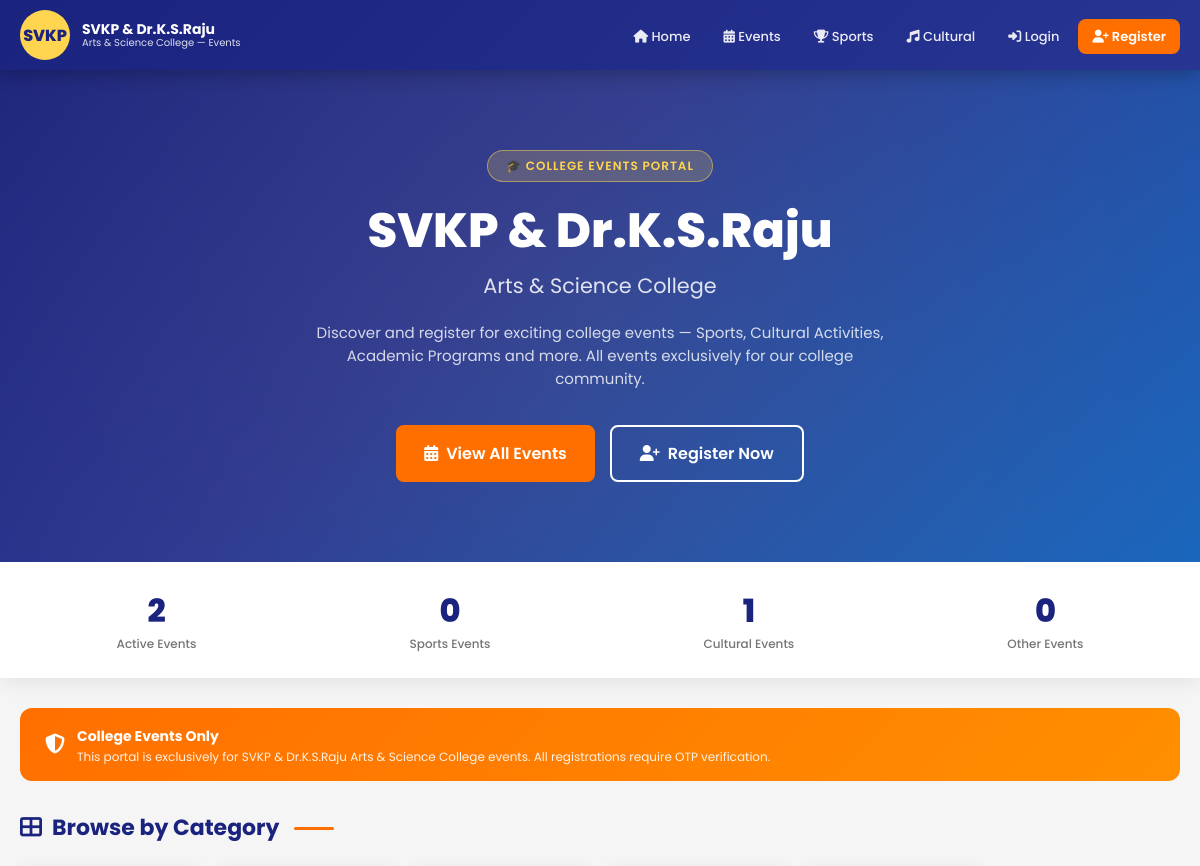
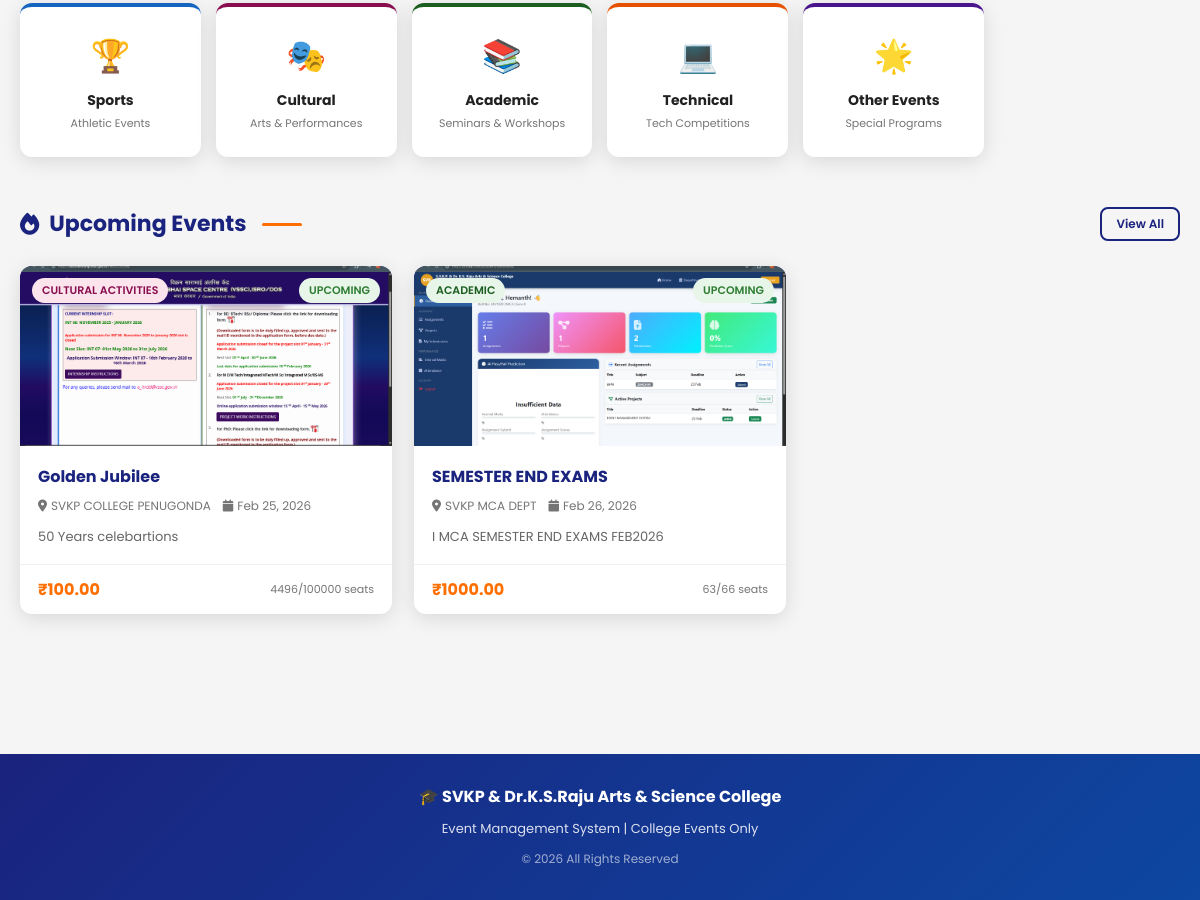
The page / on the database its author committed (2 pictures, top to bottom).
### events/models.py (models this page shows, shortened)
class Event(models.Model):
    EVENT_TYPES = (
        ('sports', 'Sports'),
        ('cultural', 'Cultural Activities'),
        ('academic', 'Academic'),
        ('technical', 'Technical'),
        ('other', 'Other Events'),
    )
    STATUS_CHOICES = (
        ('upcoming', 'Upcoming'),
        ('ongoing', 'Ongoing'),
        ('completed', 'Completed'),
        ('cancelled', 'Cancelled'),
    )
    title = models.CharField(max_length=200)
    event_type = models.CharField(max_length=20, choices=EVENT_TYPES)
    description = models.TextField()
    venue = models.CharField(max_length=200)
    start_date = models.DateTimeField()
    end_date = models.DateTimeField()
    registration_deadline = models.DateTimeField()
    total_seats = models.PositiveIntegerField()
    available_seats = models.PositiveIntegerField()
    fee = models.DecimalField(max_digits=10, decimal_places=2, default=0.00)
    image = models.ImageField(upload_to='event_images/', blank=True, null=True)
    status = models.CharField(max_length=15, choices=STATUS_CHOICES, default='upcoming')
    is_college_only = models.BooleanField(default=True, help_text='College events only')
    created_by = models.ForeignKey(
        settings.AUTH_USER_MODEL, on_delete=models.SET_NULL,
        null=True, related_name='created_events'
    )
    updated_by = models.ForeignKey(
        settings.AUTH_USER_MODEL, on_delete=models.SET_NULL,
        null=True, blank=True, related_name='updated_events'
    )
    created_at = models.DateTimeField(auto_now_add=True)
    updated_at = models.DateTimeField(auto_now=True)
    class Meta:
        db_table = 'events'
        ordering = ['-start_date']

### events/views.py (the view)
# urls.py: path('', views.HomeView.as_view(), name='home'),
class HomeView(View):
    def get(self, request):
        upcoming_events = Event.objects.filter(status='upcoming').order_by('start_date')[:6]
        sports_events = Event.objects.filter(event_type='sports', status='upcoming')[:3]
        cultural_events = Event.objects.filter(event_type='cultural', status='upcoming')[:3]
        other_events = Event.objects.filter(event_type='other', status='upcoming')[:3]
        all_events = Event.objects.filter(status__in=['upcoming', 'ongoing']).order_by('start_date')
        context = {
            'upcoming_events': upcoming_events,
            'sports_events': sports_events,
            'cultural_events': cultural_events,
            'other_events': other_events,
            'all_events': all_events,
        }
        return render(request, 'events/home.html', context)

### templates/events/home.html (shortened to what this page needs)
{% extends 'base/base.html' %}
{% load static %}
{% block content %}
<section class="hero">
    <div class="hero-content">
        <span class="hero-badge">🎓 College Events Portal</span>
        <h1>SVKP & Dr.K.S.Raju</h1>
        <h2>Arts & Science College</h2>
        <p>Discover and register for exciting college events — Sports, Cultural Activities, Academic Programs and more. All events exclusively for our college community.</p>
        <div class="hero-btns">
            <a href="{% url 'events:event_list' %}" class="btn btn-secondary btn-lg">
                <i class="fas fa-calendar-alt"></i> View All Events
            </a>
            {% if not user.is_authenticated %}
            <a href="{% url 'accounts:register_choice' %}" class="btn btn-outline btn-lg" style="border-color:white; color:white;">
                <i class="fas fa-user-plus"></i> Register Now
            </a>
            {% endif %}
        </div>
    </div>
</section>
<div class="stats-bar">
    <div class="stats-inner">
        <div class="stat-item">
            <div class="stat-number">{{ all_events.count }}</div>
            <div class="stat-label">Active Events</div>
        </div>
        <div class="stat-item">
            <div class="stat-number">{{ sports_events.count }}</div>
            <div class="stat-label">Sports Events</div>
        </div>
        <div class="stat-item">
            <div class="stat-number">{{ cultural_events.count }}</div>
            <div class="stat-label">Cultural Events</div>
        </div>
        <div class="stat-item">
            <div class="stat-number">{{ other_events.count }}</div>
            <div class="stat-label">Other Events</div>
        </div>
    </div>
</div>
<div class="main-content">
    <div class="notice-banner">
        <i class="fas fa-shield-alt"></i>
        <div>
            <strong>College Events Only</strong>
            <p>This portal is exclusively for SVKP & Dr.K.S.Raju Arts & Science College events. All registrations require OTP verification.</p>
        </div>
    </div>
    <div class="section">
        <div class="section-header">
            <h2 class="section-title"><i class="fas fa-th-large"></i> Browse by Category</h2>
        </div>
        <div class="category-grid">
            <a href="{% url 'events:event_list' %}?type=sports" class="category-card sports">
                <span class="category-icon">🏆</span>
                <div class="category-name">Sports</div>
                <div class="category-count">Athletic Events</div>
            </a>
            <a href="{% url 'events:event_list' %}?type=cultural" class="category-card cultural">
                <span class="category-icon">🎭</span>
                <div class="category-name">Cultural</div>
                <div class="category-count">Arts & Performances</div>
            </a>
            <a href="{% url 'events:event_list' %}?type=academic" class="category-card academic">
                <span class="category-icon">📚</span>
                <div class="category-name">Academic</div>
                <div class="category-count">Seminars & Workshops</div>
            </a>
            <a href="{% url 'events:event_list' %}?type=technical" class="category-card technical">
                <span class="category-icon">💻</span>
                <div class="category-name">Technical</div>
                <div class="category-count">Tech Competitions</div>
            </a>
            <a href="{% url 'events:event_list' %}?type=other" class="category-card other">
                <span class="category-icon">🌟</span>
                <div class="category-name">Other Events</div>
                <div class="category-count">Special Programs</div>
            </a>
        </div>
    </div>
    <div class="section">
        <div class="section-header">
            <h2 class="section-title"><i class="fas fa-fire"></i> Upcoming Events</h2>
            <a href="{% url 'events:event_list' %}" class="btn btn-outline btn-sm">View All</a>
        </div>
        {% if upcoming_events %}
        <div class="events-grid">
            {% for event in upcoming_events %}
            <a href="{% url 'events:event_detail' event.pk %}" class="event-card">
                <div class="event-card-img">
                    {% if event.image %}
                        <img src="{{ event.image.url }}" alt="{{ event.title }}">
                    {% endif %}
                    <div class="event-card-meta">
                        <span class="badge badge-{{ event.event_type }}">{{ event.get_event_type_display }}</span>
                        <span class="badge badge-{{ event.status }}">{{ event.get_status_display }}</span>
                    </div>
                </div>
                <div class="event-card-body">
                    <div class="event-card-title">{{ event.title }}</div>
                    <div class="event-card-info">
                        <span><i class="fas fa-map-marker-alt"></i> {{ event.venue|truncatechars:25 }}</span>
                        <span><i class="fas fa-calendar"></i> {{ event.start_date|date:"M d, Y" }}</span>
                    </div>
                    <p style="font-size:13px; color:#666; line-height:1.5;">{{ event.description|truncatechars:80 }}</p>
                </div>
                <div class="event-card-footer">
                    <span class="event-fee {% if event.fee == 0 %}free{% endif %}">
                        {% if event.fee == 0 %}FREE{% else %}₹{{ event.fee }}{% endif %}
                    </span>
                    <span class="seats-info">{{ event.available_seats }}/{{ event.total_seats }} seats</span>
                </div>
            </a>
            {% endfor %}
        </div>
        {% endif %}
    </div>
</div>
{% endblock %}

### templates/base/base.html (shortened to what this page needs)
<!DOCTYPE html>
<html lang="en">
<head>
    {% load static %}
    <link href="https://cdnjs.cloudflare.com/ajax/libs/font-awesome/6.4.0/css/all.min.css" rel="stylesheet">
</head>
<body>
    <nav class="navbar">
        <div class="navbar-inner">
            <a href="{% url 'events:home' %}" class="navbar-brand">
                <div class="college-logo">SVKP</div>
                <div class="college-name">
                    <div class="main">SVKP & Dr.K.S.Raju</div>
                    <div class="sub">Arts & Science College — Events</div>
                </div>
            </a>
            <ul class="nav-links">
                <li><a href="{% url 'events:home' %}"><i class="fas fa-home"></i> Home</a></li>
                <li><a href="{% url 'events:event_list' %}"><i class="fas fa-calendar-alt"></i> Events</a></li>
                <li><a href="{% url 'events:event_list' %}?type=sports"><i class="fas fa-trophy"></i> Sports</a></li>
                <li><a href="{% url 'events:event_list' %}?type=cultural"><i class="fas fa-music"></i> Cultural</a></li>
                {% if user.is_authenticated %}
                    <li><a href="{% url 'events:my_registrations' %}"><i class="fas fa-ticket-alt"></i> My Tickets</a></li>
                    {% if user.user_type == 'staff' or user.is_superuser %}
                        <li><a href="{% url 'events:staff_dashboard' %}"><i class="fas fa-tachometer-alt"></i> Dashboard</a></li>
                    {% endif %}
                    <li><a href="{% url 'accounts:profile' %}"><i class="fas fa-user"></i> {{ user.first_name }}</a></li>
                    <li><a href="{% url 'accounts:logout' %}" class="btn-accent"><i class="fas fa-sign-out-alt"></i> Logout</a></li>
                {% else %}
                    <li><a href="{% url 'accounts:login' %}"><i class="fas fa-sign-in-alt"></i> Login</a></li>
                    <li><a href="{% url 'accounts:register_choice' %}" class="btn-accent"><i class="fas fa-user-plus"></i> Register</a></li>
                {% endif %}
            </ul>
        </div>
    </nav>
    {% block content %}{% endblock %}
    <footer>
        <div class="footer-title">🎓 SVKP & Dr.K.S.Raju Arts & Science College</div>
        <p>Event Management System | College Events Only</p>
        <p style="margin-top:8px; font-size:12px; opacity:0.7;">© 2026 All Rights Reserved</p>
    </footer>
</body>
</html>

### templates/base/base.html (style rules this page uses)
:root { --primary: #1a237e; --primary-light: #283593; --secondary: #ff6f00; --accent: #ffd54f; --white: #ffffff; --light-bg: #f5f5f5; --text-dark: #212121; --text-muted: #757575; --success: #2e7d32; --danger: #c62828; --warning: #f9a825; --border-radius: 12px; --shadow: 0 4px 20px rgba(0,0,0,0.12); --shadow-lg: 0 8px 40px rgba(0,0,0,0.15); }
* { margin: 0; padding: 0; box-sizing: border-box; }
body { font-family: 'Poppins', sans-serif; background: var(--light-bg); color: var(--text-dark); }
.navbar { background: linear-gradient(135deg, var(--primary) 0%, var(--primary-light) 100%); padding: 0 20px; position: sticky; top: 0; z-index: 1000; box-shadow: 0 2px 20px rgba(0,0,0,0.3); }
.navbar-inner { max-width: 1200px; margin: 0 auto; display: flex; align-items: center; justify-content: space-between; height: 70px; }
.navbar-brand { display: flex; align-items: center; gap: 12px; text-decoration: none; }
.college-logo { width: 50px; height: 50px; background: var(--accent); border-radius: 50%; display: flex; align-items: center; justify-content: center; font-weight: 800; color: var(--primary); font-size: 16px; }
.college-name { color: white; line-height: 1.2; }
.college-name .main { font-size: 14px; font-weight: 700; }
.college-name .sub { font-size: 10px; opacity: 0.85; }
.nav-links { display: flex; align-items: center; gap: 5px; list-style: none; }
.nav-links a { color: rgba(255,255,255,0.9); text-decoration: none; padding: 8px 14px; border-radius: 8px; font-size: 13px; font-weight: 500; transition: all 0.2s; }
.nav-links .btn-accent { background: var(--secondary); color: white !important; font-weight: 600; }
.main-content { max-width: 1200px; margin: 0 auto; padding: 30px 20px; }
.btn { display: inline-flex; align-items: center; gap: 8px; padding: 10px 20px; border-radius: 8px; font-size: 14px; font-weight: 600; cursor: pointer; border: none; text-decoration: none; transition: all 0.2s; }
.btn-secondary { background: var(--secondary); color: white; }
.btn-outline { background: transparent; border: 2px solid var(--primary); color: var(--primary); }
.btn-lg { padding: 14px 28px; font-size: 16px; }
.btn-sm { padding: 6px 14px; font-size: 12px; }
.badge { display: inline-block; padding: 4px 10px; border-radius: 20px; font-size: 11px; font-weight: 600; text-transform: uppercase; }
.badge-cultural { background: #fce4ec; color: #880e4f; }
.badge-academic { background: #e8f5e9; color: #1b5e20; }
.badge-upcoming { background: #e8f5e9; color: #2e7d32; }
footer { background: linear-gradient(135deg, var(--primary) 0%, #0d47a1 100%); color: rgba(255,255,255,0.85); text-align: center; padding: 30px 20px; margin-top: 60px; }
footer .footer-title { color: white; font-size: 16px; font-weight: 700; margin-bottom: 8px; }
footer p { font-size: 13px; line-height: 1.8; }

### rows shown on the page
Event: image (picture), event_type "CULTURAL ACTIVITIES", status "UPCOMING", title "Golden Jubilee", venue "SVKP COLLEGE PENUGONDA", start_date "Feb 25, 2026", description "50 Years celebartions", fee "100.00", available_seats "4496", total_seats "100000"
Event: image (picture), event_type "ACADEMIC", status "UPCOMING", title "SEMESTER END EXAMS", venue "SVKP MCA DEPT", start_date "Feb 26, 2026", description "I MCA SEMESTER END EXAMS FEB2026", fee "1000.00", available_seats "63", total_seats "66"

### other values the page prints
{{ all_events.count }} "2"
{{ sports_events.count }} "0"
{{ cultural_events.count }} "1"
{{ other_events.count }} "0"
